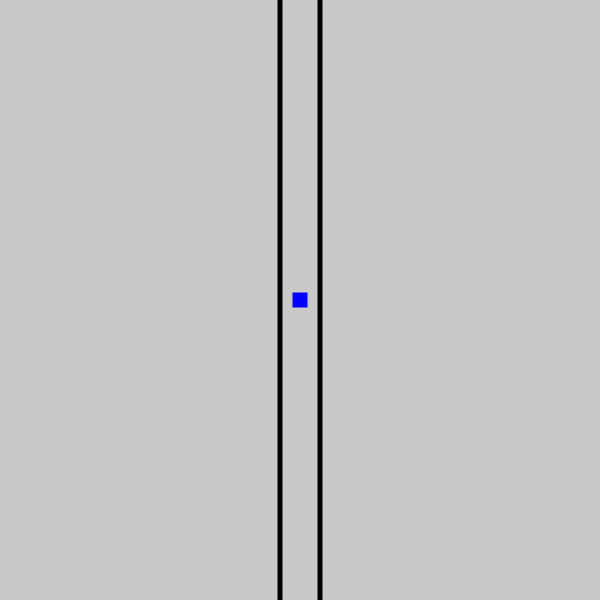
Frame 1 (no input)
Frame 60 (no input): identical to frame 1, image omitted
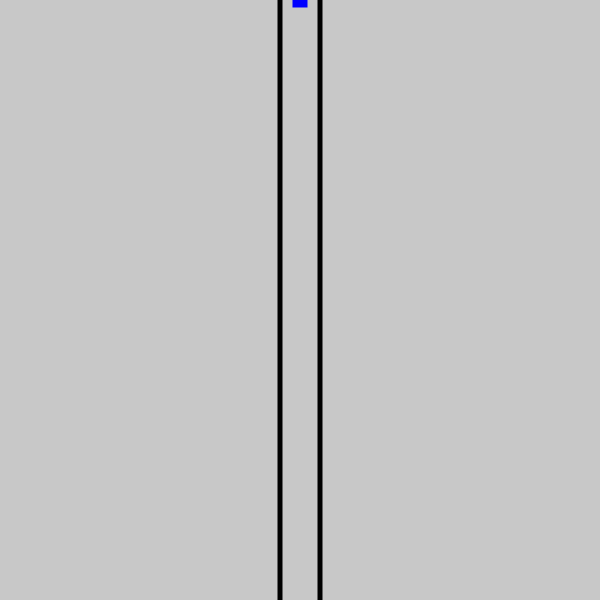
Frame 120 (the mouse pressed at the canvas centre since frame 60)

The p5.js sketch that drew these frames (run headless with seeded random() and noise() and a simulated clock; from frame 60 on, the mouse is pressed at the canvas centre):

// p5.js sketch
// ── sketch.js
// variables //
width = 600;
height = 600;

posX = width/2;
posY = width/2;

pathWidth = 20;
pathPosX = width/2

function setup() {
  createCanvas( 600, 600);
}

function draw() {
  background(200);

  print(posY);

  // path //
  strokeWeight(5);
  stroke(0);
  line(pathPosX - pathWidth, 0, width/2 - pathWidth, height);
  line(pathPosX + pathWidth, 0, width/2 + pathWidth, height);

  // player //
  push();
  noStroke();
    playerDisplay(posX,posY);
  pop();


// player movement //

  if ( mouseIsPressed) {
    posY += 50;
  }

  if (posY > height){
      posY = 0;
  }

}

function playerDisplay(x,y){

  fill('rgb(0,0,255)');
  rectMode(CENTER);
  rect(x, y, 15, 15);

}
